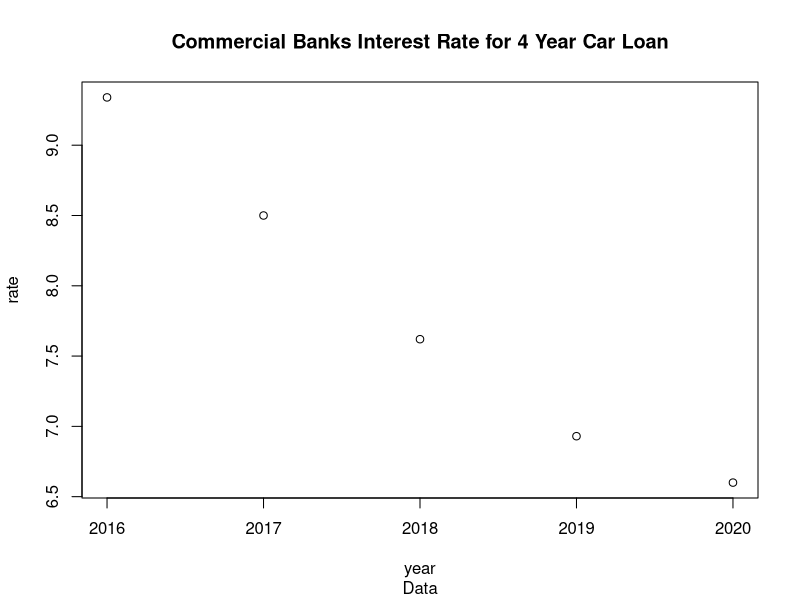
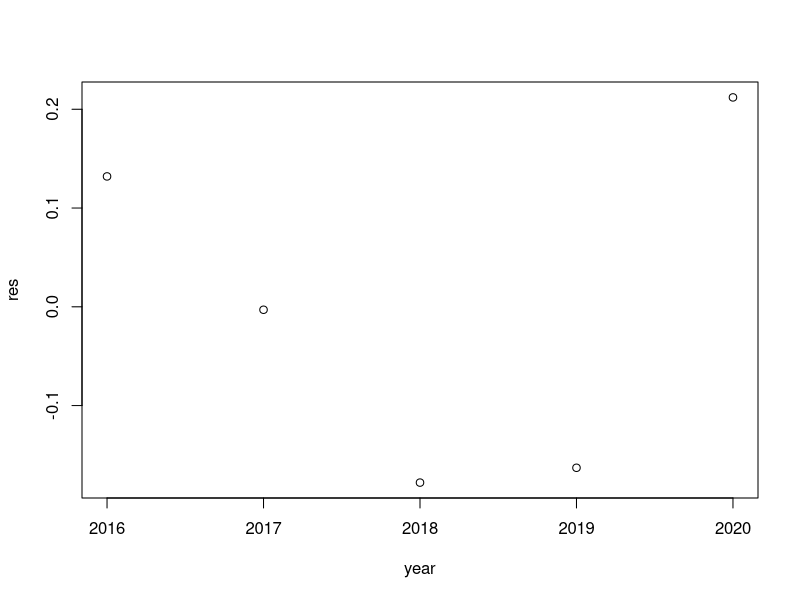
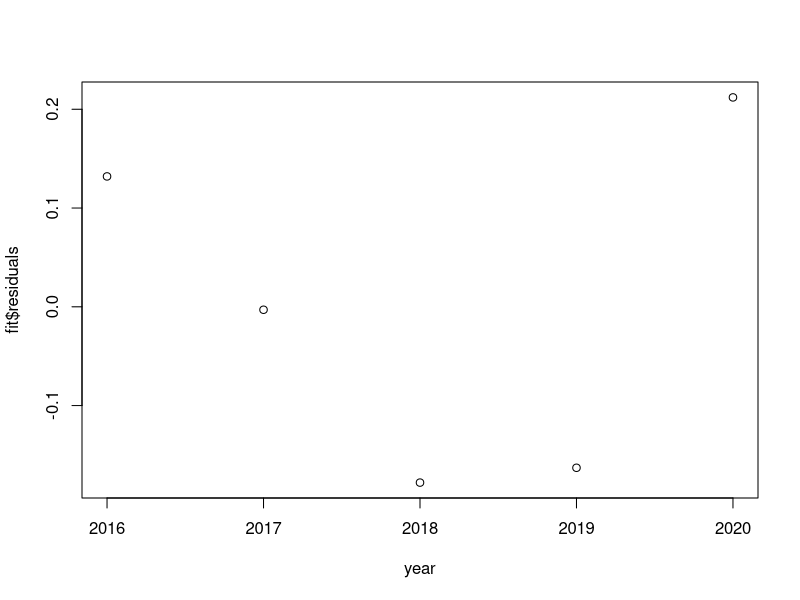
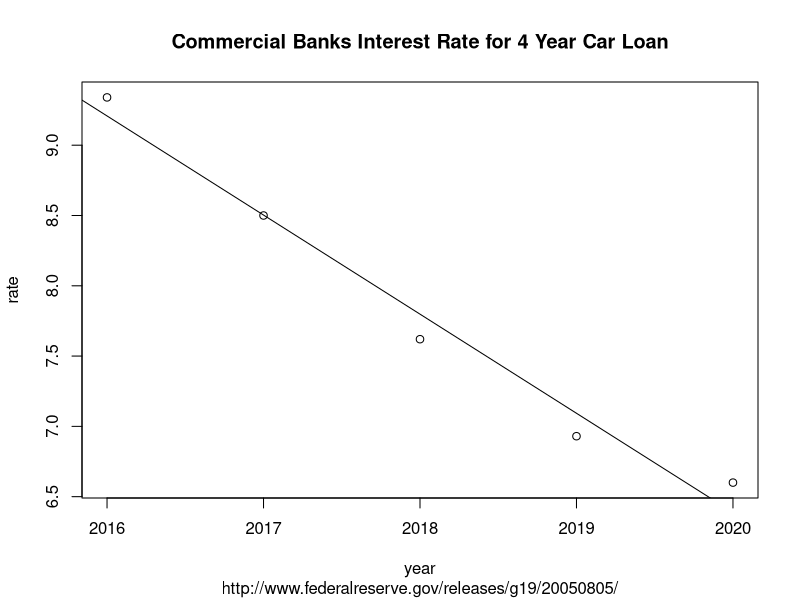

Here is the R script that generated these plots, in order:
## ---- chunk 1
knitr::opts_chunk$set(echo = TRUE)
## ---- chunk 2
year <- c(2016 ,   2017  ,  2018  ,  2019 ,   2020)
rate <- c(9.34 ,   8.50  ,  7.62  ,  6.93  ,  6.60)

plot(year,rate,
     main="Commercial Banks Interest Rate for 4 Year Car Loan",
     sub="Data")
cor(year,rate)
fit <- lm(rate ~ year)
attributes(fit)
fit$coefficients[1]
fit$coefficients[2]
fit$coefficients[[2]]*2021+fit$coefficients[[1]]
res <- rate - (fit$coefficients[[2]]*year+fit$coefficients[[1]])
plot(year,res)
residuals(fit)
plot(year,fit$residuals)
plot(year,rate,
     main="Commercial Banks Interest Rate for 4 Year Car Loan",
     sub="http://www.federalreserve.gov/releases/g19/20050805/")
abline(fit)
summary(fit)

